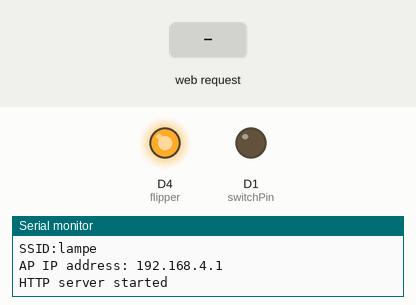
Recording of a sketch running on a simulated ESP8266 (NodeMCU). Parts: output pins drawn as LEDs (lit = HIGH), the last lines printed to the serial monitor. Inputs (shaded band) come from the test bench. Storage starts empty.

Above: at 6.2 s.
6.3 s: HTTP request GET / received
At 8.3 s:
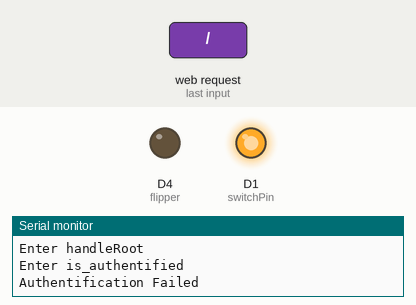
12.5 s: HTTP request GET /switch received
At 12.9 s:
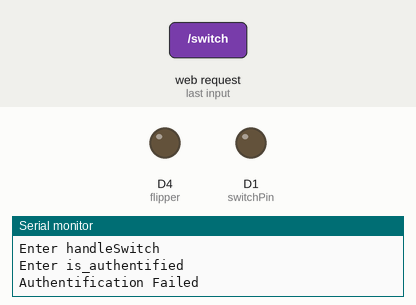
14.0 s: HTTP request GET /switch?DISCONNECT=reset received
At 14.8 s:
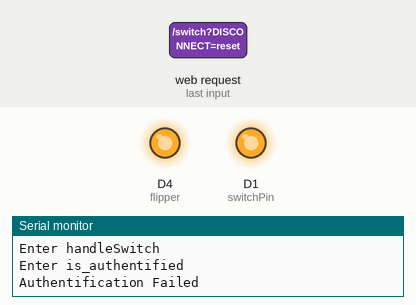
18.0 s: HTTP request GET /switch?DISCONNECT=1 received
At 19.8 s:
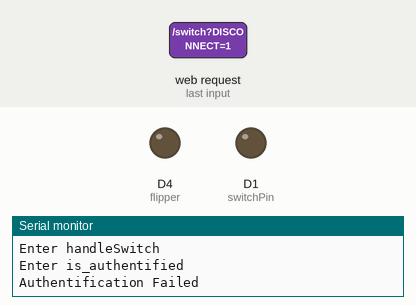
Timing chart, 0 to 25.5 s (numbered marks = the images above; inputs shaded):
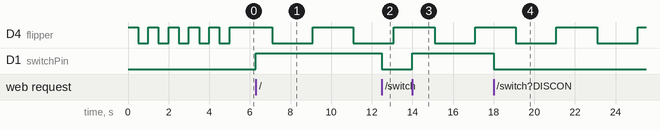

Measured:
- after the input at 6.3 s, D1 (switchPin): LOW → HIGH at once
- after the input at 12.5 s, D1 (switchPin): HIGH → LOW at once
- after the input at 14.0 s, D1 (switchPin): LOW → HIGH at once
- after the input at 18.0 s, D1 (switchPin): HIGH → LOW at once
- by itself, D4 (flipper): alternates HIGH for 2.0 s and LOW for 2.0 s

The sketch:

main.ino
```cpp
#include <ESP8266WiFi.h>
#include <WiFiClient.h>
#include <ESP8266WebServer.h>
#include <FS.h>
#include <Ticker.h>


const int switchPin = D1;
String ssid;
String wpakey;
String webpass;
bool reset = 0;
char trimKey = 0xD;

Ticker flipper;
Ticker serialInput;

String SerialInput = "";
char SerialChar;

ESP8266WebServer server(80);

void flip()
{
  int state = digitalRead(LED_BUILTIN);  // get the current state of GPIO1 pin
  digitalWrite(LED_BUILTIN, !state);     // set pin to the opposite state
 //flipper.detach();
}

bool switchRelay()
{
  int state = digitalRead(switchPin);
  digitalWrite(switchPin, !state);
  return state;
}


//Check if header is present and correct
bool is_authentified(){
  Serial.println("Enter is_authentified");
  if (server.hasHeader("Cookie")){
    Serial.print("Found cookie: ");
    String cookie = server.header("Cookie");
    Serial.println(cookie);
    if (cookie.indexOf("ESPSESSIONID=1") != -1) {
      Serial.println("Authentification Successful");
      return true;
    }
  }
  Serial.println("Authentification Failed");
  return false;
}

// page, also called for disconnect
void handleLogin(){
  String msg;
  if (server.hasHeader("Cookie")){
    Serial.print("Found cookie: ");
    String cookie = server.header("Cookie");
    Serial.println(cookie);
  }
  if (server.hasArg("DISCONNECT")){
    Serial.println("Disconnection");
    server.sendHeader("Location","/login");
    server.sendHeader("Cache-Control","no-cache");
    server.sendHeader("Set-Cookie","ESPSESSIONID=0");
    server.send(301);
    return;
  }
  if (server.hasArg("PASSWORD")){
    if (server.arg("PASSWORD") == webpass ){
      server.sendHeader("Location","/");
      server.sendHeader("Cache-Control","no-cache");
      server.sendHeader("Set-Cookie","ESPSESSIONID=1");
      server.send(301);
      Serial.println("Log in Successful");
      return;
    }
  msg = "Wrong username/password! try again.";
  Serial.println("Log in Failed");
  }
  String content = "<html><body><form action='/login' method='POST'>To log in, please use : admin/admin<br>";
  content += "Password:<input type='password' name='PASSWORD' placeholder='password'><br>";
  content += "<input type='submit' name='SUBMIT' value='Submit'></form>" + msg + "<br>";
  content += "You also can go <a href='/guest'>here</a></body></html>";
  server.send(200, "text/html", content);
}

void checkAuth()
{
   if (!is_authentified()){
    server.sendHeader("Location","/login");
    server.sendHeader("Cache-Control","no-cache");
    server.send(301);
    return;
  }
}

//root page can be accessed only if authentification is ok
void handleRoot(){
  Serial.println("Enter handleRoot");
  String header;
  checkAuth();

  String switchState = "off";

  if(switchRelay() == true)
  {
    switchState = "on";
  }

  String content = "<!DOCTYPE html><head><title>title</title>";
  content += "<meta name=\"viewport\" content=\"width=device-width, initial-scale=1.0\"/>";
  content += "<style> html, body { width: 100%; height: 100%; margin: 0; padding: 0; background-color: white; }</style><body>";
  content += "<H2>State: " + switchState + "</H2><br>";
  content += "<br /><form action='/switch' target='_self' method='post'><input type='submit' value='Switch'></form>";
  content += "<br /><br />";
  content += "<br /><form action='/login?DISCONNECT=YES' target='_self' method='get'><input type='submit' value='LOGOUT'></form>";
  content += "</body></html>";

  server.send(200, "text/html", content);
}


//root page can be accessed only if authentification is ok
void handleSwitch(){
  Serial.println("Enter handleSwitch");
  String header;
  checkAuth();

  String switchState = "on";

  if(switchRelay() == true)
  {
    switchState = "off";
  }

  String content = "<!DOCTYPE html><head><title>title</title>";
  content += "<meta name=\"viewport\" content=\"width=device-width, initial-scale=1.0\"/>";
  content += "<style> html, body { width: 100%; height: 100%; margin: 0; padding: 0; background-color: white; }</style><body>";
  content += "<H2>State: " + switchState + "</H2><br>";
  content += "<br /><form action='/switch' target='_self' method='post'><input type='submit' value='Switch'></form>";
  content += "<br /><br />";
  content += "<br /><form action='/login?DISCONNECT=YES' target='_self' method='get'><input type='submit' value='LOGOUT'></form>";
  content += "</body></html>";

  server.send(200, "text/html", content);
}

//no need authentification
void handleNotFound(){
  String message = "File Not Found\n\n";
  message += "URI: ";
  message += server.uri();
  message += "\nMethod: ";
  message += (server.method() == HTTP_GET)?"GET":"POST";
  message += "\nArguments: ";
  message += server.args();
  message += "\n";
  for (uint8_t i=0; i<server.args(); i++){
    message += " " + server.argName(i) + ": " + server.arg(i) + "\n";
  }
  server.send(404, "text/plain", message);
}


void SerialInputLoop() {

  Serial.println(SerialInput);

  while(Serial.available()) {
      SerialChar = Serial.read();

      int c = static_cast<int>(SerialChar);
      Serial.println(c);

      if((SerialChar == 0xA) || (SerialChar == 0xD))
      {
        Serial.println(SerialInput);
        SerialInput = "";
        SerialChar = 0;
      }
      SerialInput.concat(SerialChar);
  }

  // IMPORTANT:
  // We must call 'yield' at a regular basis to pass
  // control to other tasks.

  //yield();

}


void setup(void){
  pinMode(LED_BUILTIN, OUTPUT);
  digitalWrite(LED_BUILTIN, HIGH);

  flipper.attach(0.5, flip);

  delay(1000);
  Serial.begin(115200);
  delay(1000);
  Serial.println("Boot in 3 sec...");
  delay(1000);
  Serial.println("Boot in 2 sec...");
  delay(1000);
  Serial.println("Boot in 1 sec...");
  delay(1000);

  //Serial.setDebugOutput(true);

  String rx_str = "";
  char rx_byte = 0;

  if (Serial.available() > 0) {    // is a character available?
    Serial.println("Read Serial Input... ");
    int c = Serial.read();
    while(c >= 0)
    {
      rx_byte = static_cast<char>(c); //cast int to char
      Serial.println(c);
      rx_str += rx_byte;
      c = Serial.read();
    }

    if(rx_str == "reset")
    {
      reset = 1;
    }
  } // end: if (Serial.available() > 0)

  SPIFFS.begin();

  // init SPIFFS and Config
  if (!SPIFFS.exists("/formatComplete.txt") || reset) {
    flipper.attach(0.1, flip);
    Serial.println("Please wait for SPIFFS to be formatted");
    SPIFFS.format();
    Serial.println("Spiffs formatted");

    File f;

    f = SPIFFS.open("/formatComplete.txt", "w");
    if (!f) {
        Serial.println("file open failed, formatting failed.");
        f.close();
        exit(1);
    } else {
        f.print("Format Complete");
    }
    f.close();

    f = SPIFFS.open("/ssid.txt", "w");
    if (!f) {
        Serial.println("Could not write to SPIFF.");
        exit(1);
    } else {
        f.print("lampe");
    }
    f.close();

    f = SPIFFS.open("/wpakey.txt", "w");
    if (!f) {
        Serial.println("Could not write to SPIFF.");
        exit(1);
    } else {
        f.print("wpaPassWord");
    }
    f.close();

    f = SPIFFS.open("/webpass.txt", "w");
    if (!f) {
        Serial.println("Could not write to SPIFF.");
        exit(1);
    } else {
        f.print("loginPassWord");
    }
    f.close();

  } else {
    Serial.println("SPIFFS is formatted. Config initialized.");
  }

  flipper.attach(0.5, flip);

  Serial.println("Read config...");

  File f;

  f = SPIFFS.open("/webpass.txt", "r");
  if(!f)
  {
    Serial.println("Problem reading config.");
    exit(1);
  } else {
    webpass = f.readString();
  }
  f.close();

  f = SPIFFS.open("/ssid.txt", "r");
  if(!f)
  {
    Serial.println("Problem reading config.");
    exit(1);
  } else {
    ssid = f.readString();
    Serial.println("SSID:" + ssid);
  }
  f.close();

  f = SPIFFS.open("/wpakey.txt", "r");
  if(!f)
  {
    Serial.println("Problem reading config.");
    exit(1);
  } else {
    wpakey = f.readString();
  }
  f.close();

  pinMode(switchPin, OUTPUT);

  // create WLAN-AP
  const char * apid = ssid.c_str();
  const char * key = wpakey.c_str();

  WiFi.softAP(apid, key);
  IPAddress myIP = WiFi.softAPIP();
  Serial.print("AP IP address: ");
  Serial.println(myIP);

  server.on("/", handleRoot);
  server.on("/switch", handleSwitch);
  server.on("/login", handleLogin);
  server.on("/guest", [](){
    server.send(200, "text/plain", "DeviceID:" + ssid);
  });

  server.onNotFound(handleNotFound);
  //here the list of headers to be recorded
  const char * headerkeys[] = {"User-Agent","Cookie"} ;
  size_t headerkeyssize = sizeof(headerkeys)/sizeof(char*);
  //ask server to track these headers
  server.collectHeaders(headerkeys, headerkeyssize );
  server.begin();
  Serial.println("HTTP server started");

  flipper.attach(2, flip); // this flips the internal led
  serialInput.attach(1, SerialInputLoop);
}

void loop(void){
  server.handleClient();
}
```
